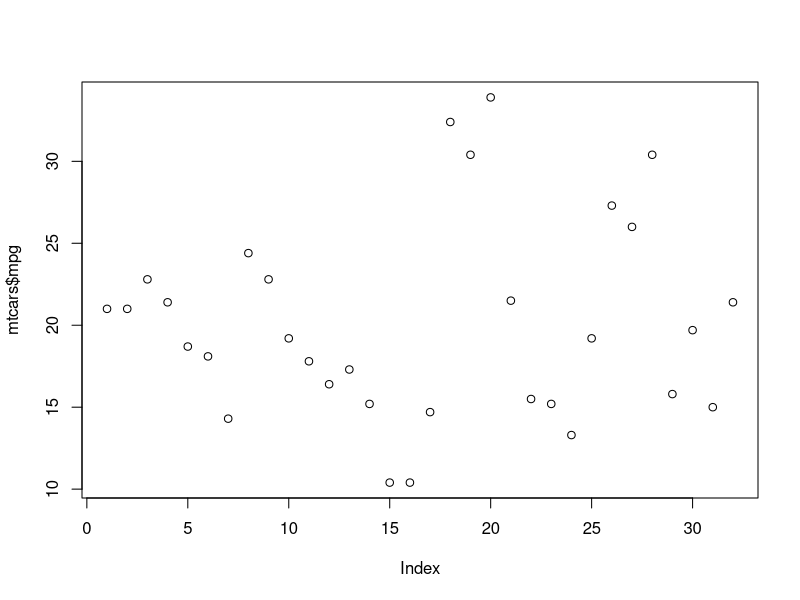
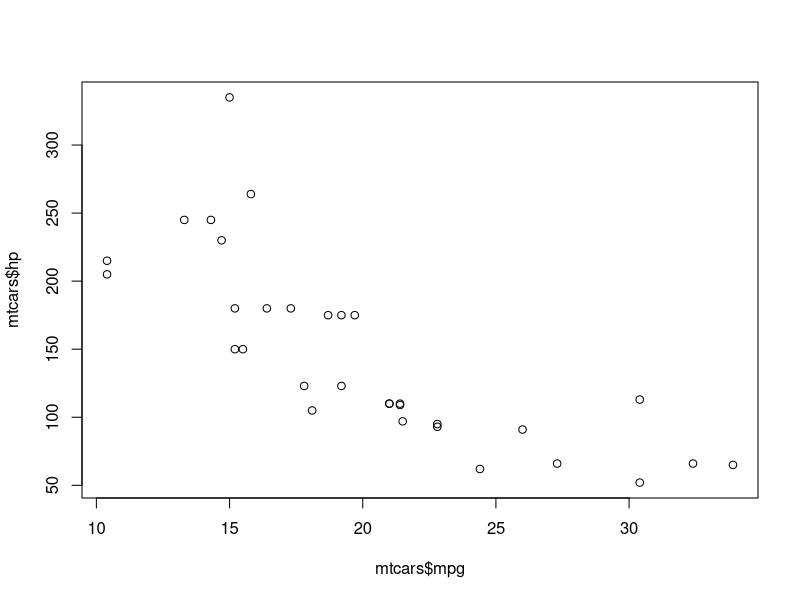
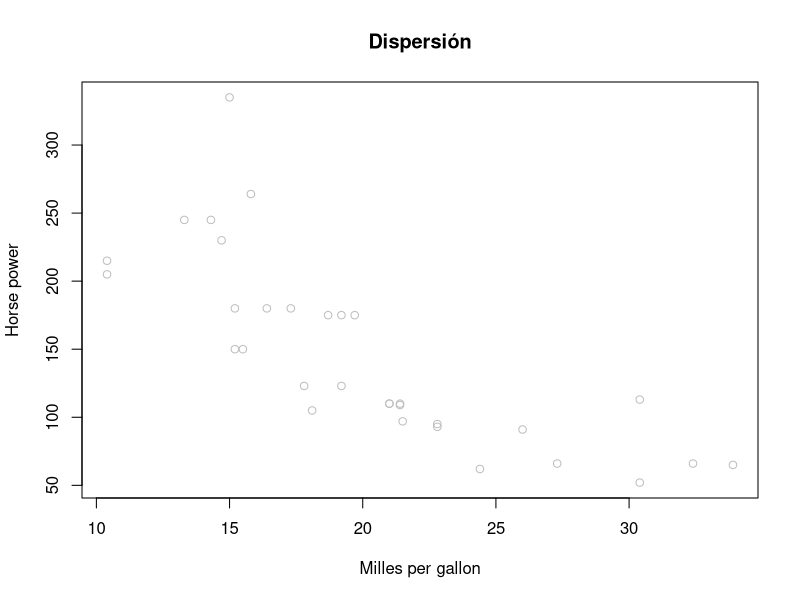

The R source for these figures, in order:
# UNIVERSIDAD NACIONAL AUTÓNOMA DE MÉXICO
# Facultad de Economía
# Estadística 2020-2
# Profesor: Cesar Hernández
# Medidas de dispersión
# Gráficos de dispersión en R: función plot()

head(mtcars)

plot(mtcars$mpg)

plot(mtcars$mpg,mtcars$hp)

plot(mtcars$mpg,mtcars$hp, main = "Dispersión", xlab = "Milles per gallon", ylab = "Horse power", col = "gray")
